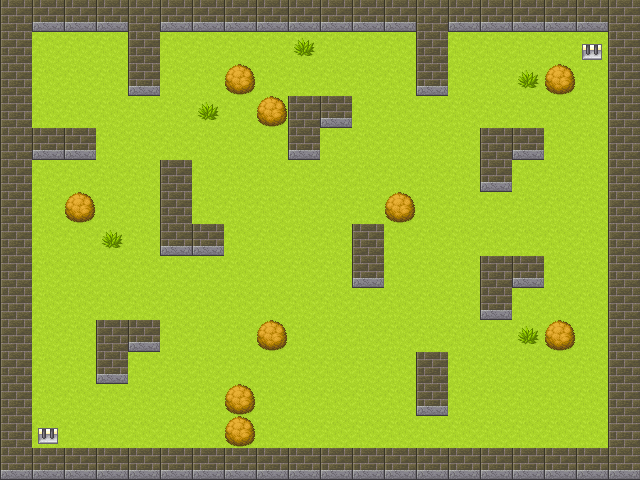

Rendered tile map (Tiled .tmx) drawn with the repository's tilesets; below, a short description and the full map source, tile grids included:
An orthogonal 20x15 tile map with 32x32 px tiles, 3 tile layers (ground, detail, above).

<map version="1.10" tiledversion="1.11.2" orientation="orthogonal" renderorder="right-down" width="20" height="15" tilewidth="32" tileheight="32" infinite="0" nextlayerid="4" nextobjectid="1">
 <tileset firstgid="1" source="tilesets/basechip.tsx" />
 <layer id="1" name="ground" width="20" height="15">
  <data encoding="csv">
3,3,3,3,3,3,3,3,3,3,3,3,3,3,3,3,3,3,3,3,
3,3,3,3,3,3,3,3,3,3,3,3,3,3,3,3,3,3,3,3,
3,3,3,3,3,3,3,3,3,3,3,3,3,3,3,3,3,3,3,3,
3,3,3,3,3,3,3,3,3,3,3,3,3,3,3,3,3,3,3,3,
3,3,3,3,3,3,3,3,3,3,3,3,3,3,3,3,3,3,3,3,
3,3,3,3,3,3,3,3,3,3,3,3,3,3,3,3,3,3,3,3,
3,3,3,3,3,3,3,3,3,3,3,3,3,3,3,3,3,3,3,3,
3,3,3,3,3,3,3,3,3,3,3,3,3,3,3,3,3,3,3,3,
3,3,3,3,3,3,3,3,3,3,3,3,3,3,3,3,3,3,3,3,
3,3,3,3,3,3,3,3,3,3,3,3,3,3,3,3,3,3,3,3,
3,3,3,3,3,3,3,3,3,3,3,3,3,3,3,3,3,3,3,3,
3,3,3,3,3,3,3,3,3,3,3,3,3,3,3,3,3,3,3,3,
3,3,3,3,3,3,3,3,3,3,3,3,3,3,3,3,3,3,3,3,
3,3,3,3,3,3,3,3,3,3,3,3,3,3,3,3,3,3,3,3,
3,3,3,3,3,3,3,3,3,3,3,3,3,3,3,3,3,3,3,3
</data>
 </layer>
 <layer id="2" name="detail" width="20" height="15">
  <data encoding="csv">
433,441,441,441,433,441,441,441,441,441,441,441,441,433,441,441,441,441,441,433,
433,0,0,0,433,0,0,0,0,49,0,0,0,433,0,0,0,0,611,433,
433,0,0,0,441,0,0,43,0,0,0,0,0,441,0,0,49,43,0,433,
433,0,0,0,0,0,49,0,43,433,441,0,0,0,0,0,0,0,0,433,
433,441,441,0,0,0,0,0,0,441,0,0,0,0,0,433,441,0,0,433,
433,0,0,0,0,433,0,0,0,0,0,0,0,0,0,441,0,0,0,433,
433,0,43,0,0,433,0,0,0,0,0,0,43,0,0,0,0,0,0,433,
433,0,0,49,0,441,441,0,0,0,0,433,0,0,0,0,0,0,0,433,
433,0,0,0,0,0,0,0,0,0,0,441,0,0,0,433,441,0,0,433,
433,0,0,0,0,0,0,0,0,0,0,0,0,0,0,441,0,0,0,433,
433,0,0,433,441,0,0,0,43,0,0,0,0,0,0,0,49,43,0,433,
433,0,0,441,0,0,0,0,0,0,0,0,0,433,0,0,0,0,0,433,
433,0,0,0,0,0,0,43,0,0,0,0,0,441,0,0,0,0,0,433,
433,611,0,0,0,0,0,43,0,0,0,0,0,0,0,0,0,0,0,433,
441,441,441,441,441,441,441,441,441,441,441,441,441,441,441,441,441,441,441,441
</data>
 </layer>
 <layer id="3" name="above" width="20" height="15">
  <data encoding="csv">
0,0,0,0,0,0,0,0,0,0,0,0,0,0,0,0,0,0,0,0,
0,0,0,0,0,0,0,0,0,0,0,0,0,0,0,0,0,0,0,0,
0,0,0,0,0,0,0,0,0,0,0,0,0,0,0,0,0,0,0,0,
0,0,0,0,0,0,0,0,0,0,0,0,0,0,0,0,0,0,0,0,
0,0,0,0,0,0,0,0,0,0,0,0,0,0,0,0,0,0,0,0,
0,0,0,0,0,0,0,0,0,0,0,0,0,0,0,0,0,0,0,0,
0,0,0,0,0,0,0,0,0,0,0,0,0,0,0,0,0,0,0,0,
0,0,0,0,0,0,0,0,0,0,0,0,0,0,0,0,0,0,0,0,
0,0,0,0,0,0,0,0,0,0,0,0,0,0,0,0,0,0,0,0,
0,0,0,0,0,0,0,0,0,0,0,0,0,0,0,0,0,0,0,0,
0,0,0,0,0,0,0,0,0,0,0,0,0,0,0,0,0,0,0,0,
0,0,0,0,0,0,0,0,0,0,0,0,0,0,0,0,0,0,0,0,
0,0,0,0,0,0,0,0,0,0,0,0,0,0,0,0,0,0,0,0,
0,0,0,0,0,0,0,0,0,0,0,0,0,0,0,0,0,0,0,0,
0,0,0,0,0,0,0,0,0,0,0,0,0,0,0,0,0,0,0,0
</data>
 </layer>
</map>
